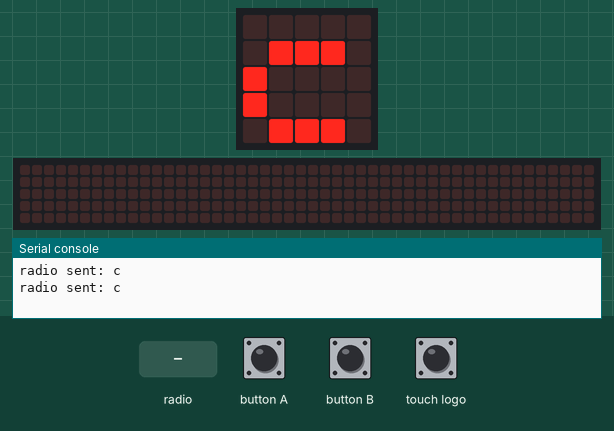
Bench run of a program on a simulated BBC micro:bit (MakeCode). Shown: the board's 5×5 LED display, a strip that is not on the board, showing the scrolling text unrolled, the last lines printed to the serial console. The inputs (shaded band) are chosen by the test bench. No radio messages arrive unless stated (any console line starting 'radio sent:' is added by the test bench); the 48×5 strip is a reading aid, not a part: it shows the text the display is scrolling, unrolled, one strip-width of it at a time.

Above: at 1.2 s.
1.3 s: radio message "c" arrives
At 2.4 s:
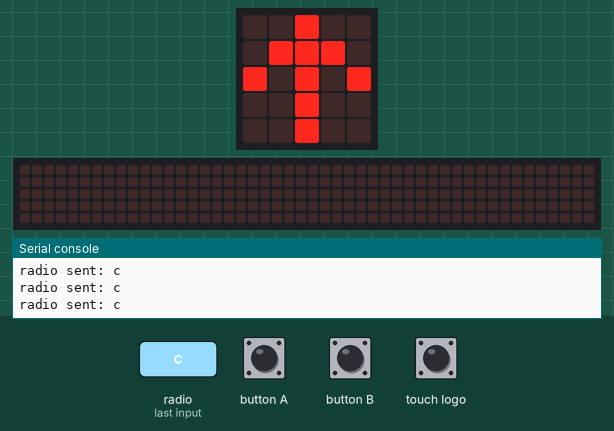
3.0 s: touch logo pressed for 0.15 s
At 3.3 s:
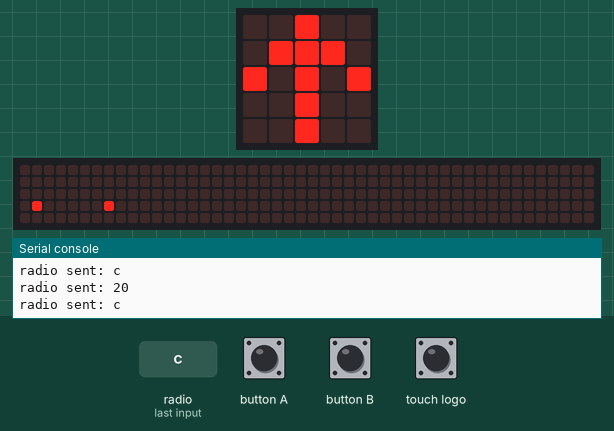
3.7 s: radio message "20" arrives
At 3.76 s:
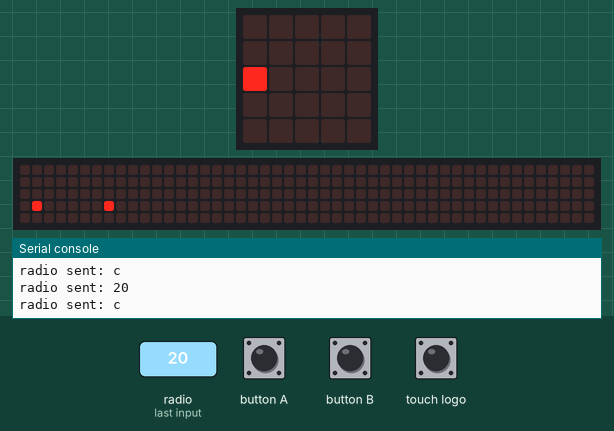
6.0 s: button A pressed for 0.15 s
At 6.65 s:
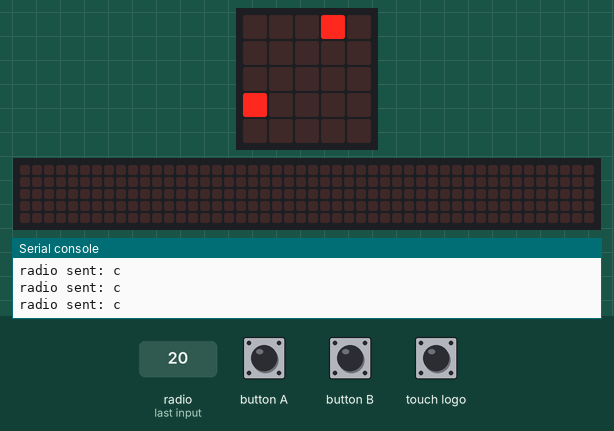
6.7 s: button B pressed for 0.15 s
At 8.2 s:
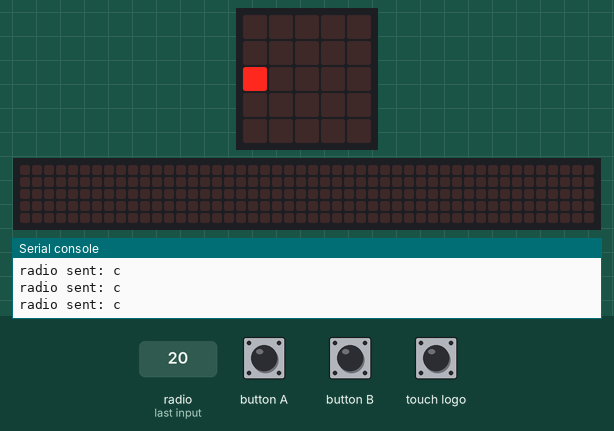
9.8 s: radio message "60" arrives
At 10.6 s:
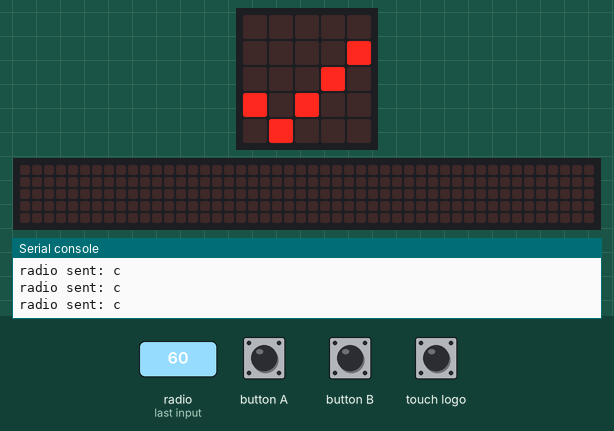
Timing chart, 0 to 12.8 s (numbered marks = the images above; inputs shaded):
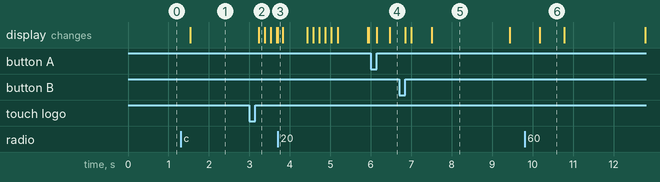

The program:

main.ts
```typescript
radio.onReceivedNumber(function (receivedNumber) {
    if (started == 1) {
        if (receivedNumber == 60) {
            started = 2
            basic.showIcon(IconNames.Yes)
            basic.pause(2000)
            reset()
        } else {
            checkSendPos(receivedNumber)
        }
    } else if (started == 0) {
        if (receivedNumber == 20) {
            if (myStart == 1) {
                startGame()
                hasPong = 1
            } else {
                enemyStart = 1
            }
        }
    }
})
function startGame () {
    basic.clearScreen()
    started = 1
    led.plot(0, height)
}
function checkSendPos (num: number) {
    if (hasPong == 0) {
        posX = 4
        if (num >= 40) {
            posY = 4
        } else if (num >= 30) {
            posY = 3
        } else if (num >= 20) {
            posY = 2
        } else if (num >= 10) {
            posY = 1
        } else {
            posY = 0
        }
        up = num - posY * 10
        hasPong = 1
        comeBack = 1
        led.plot(posX, posY)
    }
}
input.onButtonPressed(Button.A, function () {
    moveHeight(1)
})
function movePong () {
    if (hasPong == 1) {
        led.unplot(posX, posY)
        if (comeBack == 0) {
            if (posX == 4) {
                radio.sendNumber(posY * 10 + up)
                hasPong = 0
                led.unplot(posX, posY)
            } else {
                if (posX < 4) {
                    posX = posX + 1
                }
                setHeight()
            }
        } else {
            if (posX == 1) {
                if (height == posY) {
                    comeBack = 0
                } else {
                    radio.sendNumber(60)
                    started = 2
                    basic.showIcon(IconNames.No)
                    basic.pause(2000)
                    reset()
                }
            } else {
                if (posX > 0) {
                    posX = posX - 1
                }
                setHeight()
            }
        }
        if (hasPong == 1) {
            led.plot(posX, posY)
            basic.pause(500)
        }
    }
}
input.onLogoEvent(TouchButtonEvent.Pressed, function () {
    if (started == 0) {
        if (enemyStart == 1) {
            startGame()
        } else {
            myStart = 1
        }
        radio.sendNumber(20)
    }
})
function setHeight () {
    if (up == 0) {
        if (posY > 0) {
            posY = posY - 1
        } else {
            up = 1
        }
    } else {
        if (posY < 4) {
            posY = posY + 1
        } else {
            up = 0
        }
    }
}
radio.onReceivedString(function (receivedString) {
    connected = 100
})
input.onButtonPressed(Button.B, function () {
    moveHeight(0)
})
function reset () {
    basic.clearScreen()
    height = 2
    started = 0
    enemyStart = 0
    myStart = 0
    posY = 2
    posX = 1
    hasPong = 0
}
function moveHeight (up: number) {
    if (connected > 0 && started == 1) {
        led.unplot(0, height)
        if (up == 0) {
            if (height > 0) {
                height = height - 1
            } else {
                height = 4
            }
        } else {
            if (height < 4) {
                height = height + 1
            } else {
                height = 0
            }
        }
        led.plot(0, height)
    }
}
let connected = 0
let comeBack = 0
let up = 0
let posY = 0
let posX = 0
let height = 0
let enemyStart = 0
let hasPong = 0
let myStart = 0
let started = 0
radio.setGroup(420)
reset()
basic.forever(function () {
    radio.sendString("c")
    if (connected > 0) {
        connected = connected - 1
        if (started == 1) {
            led.plot(0, height)
            movePong()
        } else if (started == 0) {
            if (myStart == 1) {
                basic.showString("..")
            } else {
                basic.showLeds(`
                    . . # . .
                    . # # # .
                    # . # . #
                    . . # . .
                    . . # . .
                    `)
            }
        }
    } else {
        basic.showString("c")
    }
})
```

test.ts
```typescript
// tests gaan hier; deze zal niet worden gecompileerd wanneer dit pakket wordt gebruikt als extensie.
```

Measured:
- after the input at 1.3 s, the display: changes after 0.24 s (image 1)
- after the input at 3.0 s, the display: changes after 0.23 s (image 2)
- after the input at 3.7 s, the display: changes at once (image 3)
- after the input at 6.0 s, the display: first changes after 0.15 s (image 4 shows a later state)
- after the input at 6.7 s, the display: first changes after 0.15 s (image 5 shows a later state)
- after the input at 9.8 s, the display: changes after 0.38 s (image 6)
- what the display in image 5 shows lasts 1.9 s, from 7.5 s to 9.4 s
